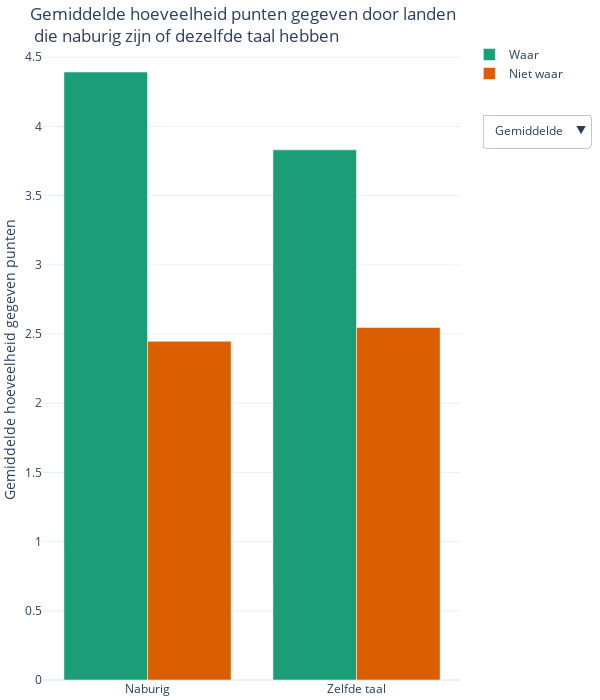

Write notebook code for a chart like this one.
### Markdown cell above
## Culturele factoren
In het eerste perspectief wordt dus gekeken naar culturele factoren zoals taal en naburigheid van landen.

### Code cell
# berekenen van gemiddelde en mediaan voor landen die wel of niet dezelfde taal hebben en wel of niet aanliggend zijn
mean_contig = eurovision_points_df[eurovision_points_df['Contigent']==1]['Points'].mean()
mean_non_contig = eurovision_points_df[eurovision_points_df['Contigent']==0]['Points'].mean()
median_contig = eurovision_points_df[eurovision_points_df['Contigent']==1]['Points'].median()
median_non_contig =eurovision_points_df[eurovision_points_df['Contigent']==0]['Points'].median()

mean_comlang = eurovision_points_df[eurovision_points_df['Common language']==1]['Points'].mean()
mean_non_comlang = eurovision_points_df[eurovision_points_df['Common language']==0]['Points'].mean()
median_comlang = eurovision_points_df[eurovision_points_df['Common language']==1]['Points'].median()
median_non_comlang = eurovision_points_df[eurovision_points_df['Common language']==0]['Points'].median()

fig = go.Figure()

# maak alle individuele grafieken
fig.add_trace(
    go.Bar(name='Waar',
           x=['Naburig', 'Zelfde taal'],
           y=[mean_contig, mean_comlang],
           visible=True,
           marker=dict(color=color_blind_green))
)

fig.add_trace(
    go.Bar(name='Niet waar',
           x=['Naburig', 'Zelfde taal'],
           y=[mean_non_contig, mean_non_comlang],
           visible=True,
           marker=dict(color=color_blind_red))
)

fig.add_trace(
    go.Bar(name='Waar',
           x=['Naburig', 'Zelfde taal'],
           y=[median_contig, median_comlang],
           visible=False,
           marker=dict(color=color_blind_green))
)

fig.add_trace(
    go.Bar(name='Niet waar',
           x=['Naburig', 'Zelfde taal'],
           y=[median_non_contig, median_non_comlang],
           visible=False,
           marker=dict(color=color_blind_red))
)

# update de layout van algemene grafiek
fig.update_layout(
    width=600,
    height=700,
    autosize=False,
    margin=dict(t=40, b=20, l=0, r=0),
    template="plotly_white",
    title='Gemiddelde hoeveelheid punten gegeven door landen <br> die naburig zijn of dezelfde taal hebben',
    yaxis=dict(
        title="Gemiddelde hoeveelheid gegeven punten"
            )
)

# voeg een dropdown box toe waar kan worden gekozen tussen de paren van grafieken
fig.update_layout(
    updatemenus=[
        dict(
            buttons=list([
                dict(
                    args=[{"visible": [True, True, False, False]}, {"yaxis.title.text": "Gemiddelde hoeveelheid gegeven punten"}],
                    label="Gemiddelde",
                    method="update"
                ),
                dict(
                    args=[{"visible": [False, False, True, True]}, {"yaxis.title.text": "Mediaan van de gegeven punten"}],
                    label="Mediaan",
                    method="update"
                )
            ]),
            direction="down",
            pad={"r": 10, "t": 10},
            showactive=True,
            x=1.05,
            xanchor="left",
            y=.9,
            yanchor="top"
        ),
    ]
)
fig.show()

### Figure 1 — Plotly figure (JSON) as saved in the notebook; plotly's stock layout.template omitted (floating-point values rounded to 4 significant figures)
{"data": [{"marker": {"color": "#1b9e77"}, "name": "Waar", "type": "bar", "visible": true, "x": ["Naburig", "Zelfde taal"], "y": [4.394, 3.831]}, {"marker": {"color": "#d95f02"}, "name": "Niet waar", "type": "bar", "visible": true, "x": ["Naburig", "Zelfde taal"], "y": [2.448, 2.548]}, {"marker": {"color": "#1b9e77"}, "name": "Waar", "type": "bar", "visible": false, "x": ["Naburig", "Zelfde taal"], "y": [3.5, 2]}, {"marker": {"color": "#d95f02"}, "name": "Niet waar", "type": "bar", "visible": false, "x": ["Naburig", "Zelfde taal"], "y": [0, 0]}], "layout": {"autosize": false, "height": 700, "margin": {"b": 20, "l": 0, "r": 0, "t": 40}, "title": {"text": "Gemiddelde hoeveelheid punten gegeven door landen <br> die naburig zijn of dezelfde taal hebben"}, "updatemenus": [{"buttons": [{"args": [{"visible": [true, true, false, false]}, {"yaxis.title.text": "Gemiddelde hoeveelheid gegeven punten"}], "label": "Gemiddelde", "method": "update"}, {"args": [{"visible": [false, false, true, true]}, {"yaxis.title.text": "Mediaan van de gegeven punten"}], "label": "Mediaan", "method": "update"}], "direction": "down", "pad": {"r": 10, "t": 10}, "showactive": true, "x": 1.05, "xanchor": "left", "y": 0.9, "yanchor": "top"}], "width": 600, "yaxis": {"title": {"text": "Gemiddelde hoeveelheid gegeven punten"}}}}
